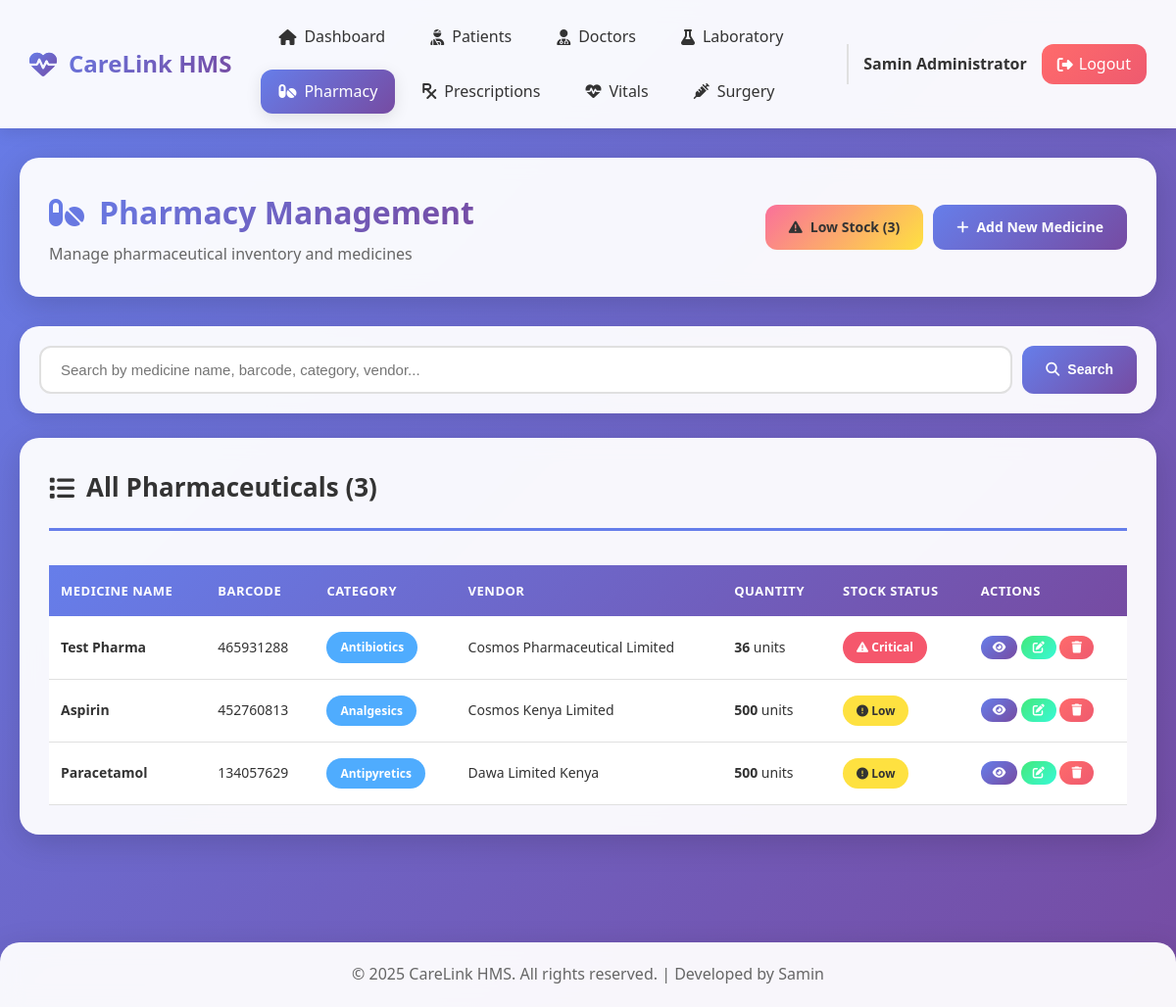
Page /backend/admin/pharmacy.php (signed in) on the earlier database version.
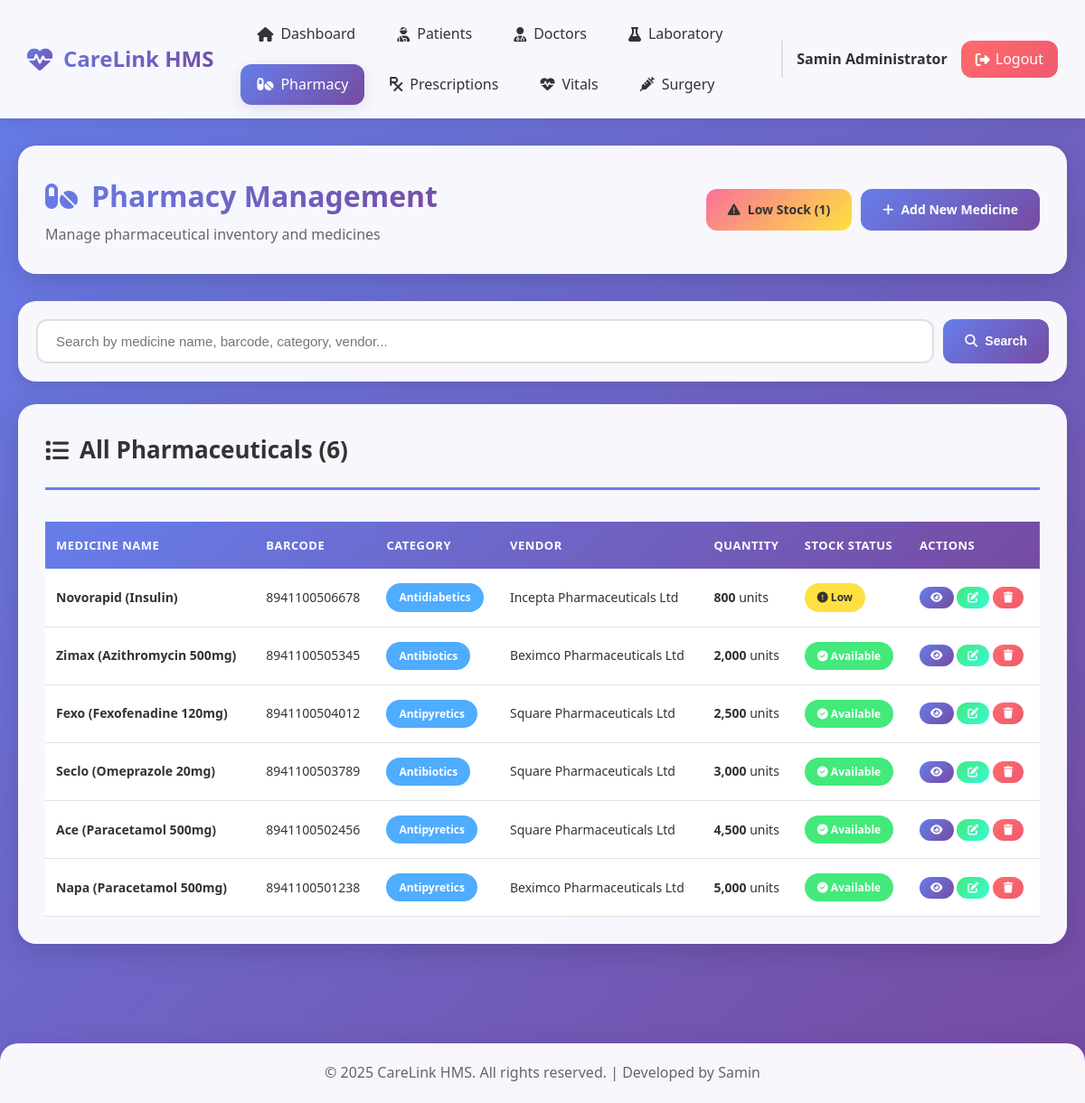
Same page on the later database version.
### tables this page shows
CREATE TABLE `his_pharmaceuticals` (
  `phar_id` int(11) NOT NULL,
  `phar_name` varchar(200) DEFAULT NULL,
  `phar_bcode` varchar(200) DEFAULT NULL,
  `phar_desc` longtext DEFAULT NULL,
  `phar_qty` varchar(200) DEFAULT NULL,
  `phar_cat` varchar(200) DEFAULT NULL,
  `phar_vendor` varchar(200) DEFAULT NULL
);

### backend/admin/pharmacy.php (the view, shortened to what this page needs)
<?php
require_once '../includes/header.php';
require_once '../includes/navbar.php';
$pharmaceuticals = mysqli_query($conn, "SELECT * FROM his_pharmaceuticals ORDER BY phar_id DESC");
$low_stock = mysqli_query($conn, "SELECT COUNT(*) as total FROM his_pharmaceuticals WHERE CAST(phar_qty AS UNSIGNED) < 1000");
$low_stock_count = mysqli_fetch_assoc($low_stock)['total'];
?>
<div class="container">
    <div class="page-header">
        <div>
            <h1><i class="fas fa-pills"></i> Pharmacy Management</h1>
            <p>Manage pharmaceutical inventory and medicines</p>
        </div>
        <div style="display: flex; gap: 10px;">
            <?php if($low_stock_count > 0): ?>
                <a href="pharmacy.php?filter=low_stock" class="btn btn-warning">
                    <i class="fas fa-exclamation-triangle"></i> Low Stock (<?php echo $low_stock_count; ?>)
                </a>
            <?php endif; ?>
            <a href="add_pharmaceutical.php" class="btn btn-primary">
                <i class="fas fa-plus"></i> Add New Medicine
            </a>
        </div>
    </div>
    <div class="search-bar">
        <form method="GET" action="">
            <input type="text" name="search" placeholder="Search by medicine name, barcode, category, vendor..."
                   value="<?php echo isset($_GET['search']) ? htmlspecialchars($_GET['search']) : ''; ?>">
            <button type="submit" class="btn btn-primary"><i class="fas fa-search"></i> Search</button>
        </form>
    </div>
    <div class="content-card">
        <div class="card-header">
            <h2><i class="fas fa-list"></i> All Pharmaceuticals (<?php echo mysqli_num_rows($pharmaceuticals); ?>)</h2>
        </div>
        <div class="table-responsive">
            <table class="data-table">
                <thead>
                    <tr>
                        <th>Medicine Name</th>
                        <th>Barcode</th>
                        <th>Category</th>
                        <th>Vendor</th>
                        <th>Quantity</th>
                        <th>Stock Status</th>
                        <th>Actions</th>
                    </tr>
                </thead>
                <tbody>
                    <?php if(mysqli_num_rows($pharmaceuticals) > 0): ?>
                        <?php while ($pharma = mysqli_fetch_assoc($pharmaceuticals)):
                            $qty = intval($pharma['phar_qty']);
                            $stock_status = $qty < 500 ? 'danger' : ($qty < 1000 ? 'warning' : 'success');
                            $stock_text = $qty < 500 ? 'Critical' : ($qty < 1000 ? 'Low' : 'Available');
                        ?>
                        <tr>
                            <td><strong><?php echo $pharma['phar_name']; ?></strong></td>
                            <td><?php echo $pharma['phar_bcode']; ?></td>
                            <td><span class="badge badge-info"><?php echo $pharma['phar_cat']; ?></span></td>
                            <td><?php echo $pharma['phar_vendor']; ?></td>
                            <td><strong><?php echo number_format($qty); ?></strong> units</td>
                            <td>
                                <span class="badge badge-<?php echo $stock_status; ?>">
                                    <i class="fas fa-<?php echo $qty < 500 ? 'exclamation-triangle' : ($qty < 1000 ? 'exclamation-circle' : 'check-circle'); ?>"></i>
                                    <?php echo $stock_text; ?>
                                </span>
                            </td>
                            <td>
                                <a href="view_pharmaceutical.php?id=<?php echo $pharma['phar_id']; ?>" class="btn btn-sm btn-primary" title="View Details">
                                    <i class="fas fa-eye"></i>
                                </a>
                                <a href="edit_pharmaceutical.php?id=<?php echo $pharma['phar_id']; ?>" class="btn btn-sm btn-success" title="Edit">
                                    <i class="fas fa-edit"></i>
                                </a>
                                <a href="delete_pharmaceutical.php?id=<?php echo $pharma['phar_id']; ?>"
                                   class="btn btn-sm btn-danger"
                                   onclick="return confirm('Are you sure you want to delete this medicine?');"
                                   title="Delete">
                                    <i class="fas fa-trash"></i>
                                </a>
                            </td>
                        </tr>
                        <?php endwhile; ?>
                    <?php endif; ?>
                </tbody>
            </table>
        </div>
    </div>
</div>
<?php require_once '../includes/footer.php'; ?>

Differences in the rows shown:
added his_pharmaceuticals: phar_name "Novorapid (Insulin)", phar_bcode "8941100506678", phar_cat "Antidiabetics", phar_vendor "Incepta Pharmaceuticals Ltd", phar_qty "800", phar_qty "Low"
added his_pharmaceuticals: phar_name "Zimax (Azithromycin 500mg)", phar_bcode "8941100505345", phar_cat "Antibiotics", phar_vendor "Beximco Pharmaceuticals Ltd", phar_qty "2,000", phar_qty "Available"
added his_pharmaceuticals: phar_name "Fexo (Fexofenadine 120mg)", phar_bcode "8941100504012", phar_cat "Antipyretics", phar_vendor "Square Pharmaceuticals Ltd", phar_qty "2,500", phar_qty "Available"
changed his_pharmaceuticals: phar_name "Test Pharma" → "Seclo (Omeprazole 20mg)"; phar_bcode "465931288" → "8941100503789"; phar_vendor "Cosmos Pharmaceutical Limited" → "Square Pharmaceuticals Ltd"; phar_qty "36" → "3,000"; phar_qty "Critical" → "Available"
changed his_pharmaceuticals: phar_name "Aspirin" → "Ace (Paracetamol 500mg)"; phar_bcode "452760813" → "8941100502456"; phar_cat "Analgesics" → "Antipyretics"; phar_vendor "Cosmos Kenya Limited" → "Square Pharmaceuticals Ltd"; phar_qty "500" → "4,500"; phar_qty "Low" → "Available"
changed his_pharmaceuticals: phar_name "Paracetamol" → "Napa (Paracetamol 500mg)"; phar_bcode "134057629" → "8941100501238"; phar_vendor "Dawa Limited Kenya" → "Beximco Pharmaceuticals Ltd"; phar_qty "500" → "5,000"; phar_qty "Low" → "Available"
Other differences:
$low_stock_count: "3" → "1"
mysqli_num_rows($pharmaceuticals): "3" → "6"
